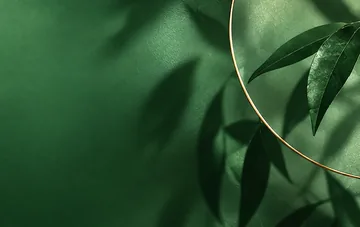
#> input picture assets/cards/lk-card-l2.webp, 360 x 227 px, given in place of none.png, which was not available
$ python optimize_images.py
#> lines starting #> are read from the running program, lines starting #| are printed output that depends on the picture; pictures that were not available may be replaced by others from this repository, and a replacement may not be noted
#> in main, src is the input picture: PIL image 360x227 RGB; mean R, G, B 43.8, 82.4, 47.7
# -*- coding: utf-8 -*-
"""Картинки ЛК под реальные размеры вывода (1x, рабочая зона десктопа 1440 px). Исходники — в _sources/.

Запуск из LK v4:  python tools/optimize_images.py

Что и почему такого размера:
- Фон шапки профиля (assets/scenes/lk-hero-<статус>.webp, assets/lk-hero-scene.webp) — 1246×594.
  Кадр Codex (1536×1024) доводится до 2112×1024 (как в v5.1), масштабируется до 1478×717 — размера,
  в котором его показывала шапка, — и обрезается до видимой части: слева 232 px уходили за край,
  снизу 123 px — под край шапки. Ширина 1246 закрывает и десктоп (шапка до 1072 px), и планшет
  1024–1279 px (шапка до ~1231 px). Верхние 45 % кадра плавно уходят в цвет House (--green-house),
  чтобы в высоких шапках не было видно границы фото. Привязка в CSS: left bottom / 1246px 594px.
  13.10: кадр Лиги I (Codex, подиум в один ярус) стоит выше остальных — верх подиума выше на ~26 px исходника
  (~18 px в шапке). SCENE_SHIFT опускает весь кадр на эту величину до остальной обработки: подиум
  встаёт на одну высоту с «без статуса», Лигой II и VIP, освободившийся верх уходит в заливку House.
- Тень карты на подиуме (assets/shadows/card-shadow-<статус>.webp и card-shadow.webp для общего фона, 13.10) —
  мягкий эллипс 320×40 с прозрачностью; в шапке тянется до 88 % ширины карты (~300×34) и при наведении
  увеличивается до ×1.35 — 1x хватает, пятно размытое. Цвет — не карты, а теней самого подиума: в кадре шапки
  берётся поверхность подиума под картой (SHADOW_PROBE) и усредняются её самые тёмные 12 % пикселей без золота —
  затенённая передняя грань, тени листьев. Бетон даёт серую тень, травертин — тёплую, мрамор Super VIP — зелёную.
- Карта участника (assets/cards/lk-card-<статус>.webp) — 360×227 для ≥768 px (карта до 360 px)
  и lk-card-<статус>-720.webp, 720×454, для телефона, где карта во всю ширину.
- Товары (assets/products/*.webp) — длинная сторона 300 px: крупнее всего товар выводится
  в карточке «Избранного» и в рекомендациях, около 250 px.
- Карта в окне адреса (assets/map.webp) — 800 px по ширине: блок карты до ~480×600 px, object-fit cover.
- Карта под шторкой адреса на телефоне (assets/map-sheet.webp, 13.10) — во весь экран телефона до 430×932:
  центральная полоса исходника 440×931 без масштабирования (увеличивать 800-пиксельную карту нельзя — мыло).
- Акции (assets/promo/<код>.webp, 19.10) — локальные копии картинок раздела igrobeauty.ru/personal/promo/
  (исходники 1000×625 JPG в _sources/promo, скачаны 19.10: с сайта они грузились медленно, часть отдавала 404).
  Баннер 720×450: в списке карточка до ~340 px (2x), на странице акции баннер до 720 px.
  Плакаты наборов (<код>-poster.webp) — в полный размер 1305×1819: по ссылке «Открыть плакат целиком»
  должна читаться мелкая таблица состава. tools/build_promo.py берёт локальный файл, если он есть.
"""
import glob
import os
import re
import sys

from PIL import Image, ImageDraw, ImageFilter

ROOT = os.path.dirname(os.path.dirname(os.path.abspath(__file__)))
SRC = os.path.join(ROOT, "_sources")
OUT = os.path.join(ROOT, "assets")
STATUSES = ["none", "l2", "l1", "vip", "svip"]
SCENE_SHIFT = {"l1": 26}  # px исходника 1536×1024: на сколько опустить кадр, чтобы верх подиума совпал с остальными
report = []


def save(im, path, **kw):
    im.save(path, "WEBP", method=6, **kw)
    report.append((os.path.relpath(path, ROOT), im.size, os.path.getsize(path)))


def fit_2112(im):
    """Как tools/fit_scene.py: высота 1024, недостающая ширина справа — зеркальная полоса со склейкой."""
    W, H, BLEND = 2112, 1024, 96
    im = im.convert("RGB")
    w = round(im.width * H / im.height)
#> w = 1624
    im = im.resize((w, H), Image.LANCZOS)
    if w >= W:
        return im.crop((0, 0, W, H))
    need = W - w
#> need = 488
    strip = im.crop((w - need - BLEND, 0, w, H)).transpose(Image.FLIP_LEFT_RIGHT)
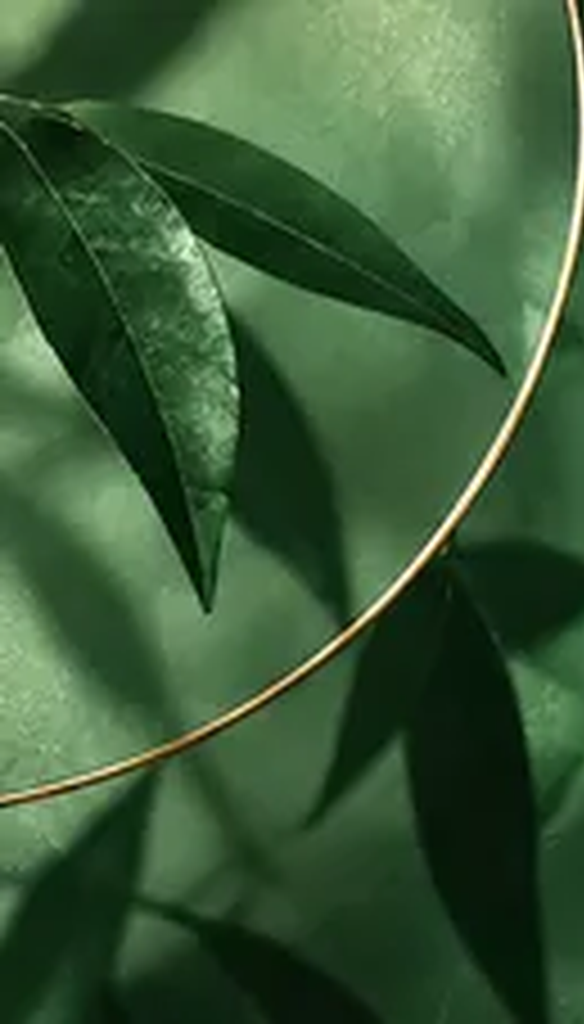
#> strip: PIL image 584x1024 RGB; mean R, G, B 57.2, 89.2, 54.4
    out = Image.new("RGB", (W, H))
#> out: PIL image 2112x1024 RGB; every value is 0
    out.paste(im, (0, 0))
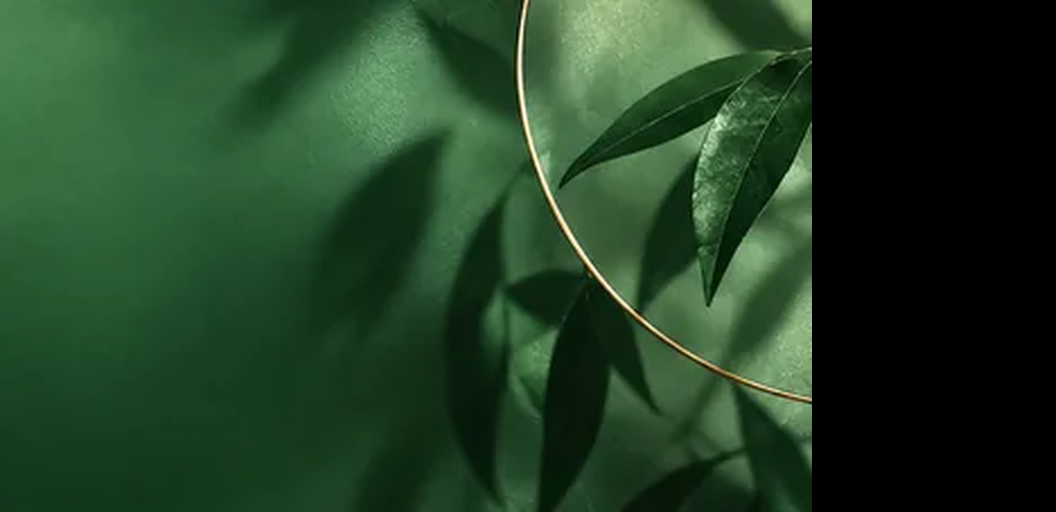
#> out: PIL image 2112x1024 RGB (shown at 1/2 size); mean R, G, B 33.7, 63.4, 36.7
    mask = Image.linear_gradient("L").rotate(90).resize((BLEND, H)).transpose(Image.FLIP_LEFT_RIGHT)
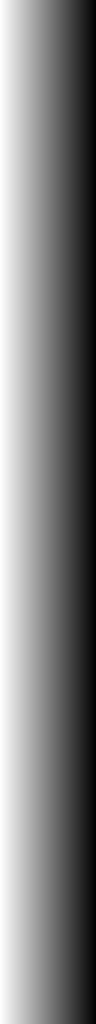
#> mask: PIL image 96x1024 L; min 1, max 254, mean 127.7
    out.paste(Image.composite(im.crop((w - BLEND, 0, w, H)), strip.crop((0, 0, BLEND, H)), mask), (w - BLEND, 0))
    out.paste(strip.crop((BLEND, 0, strip.width, H)), (w, 0))
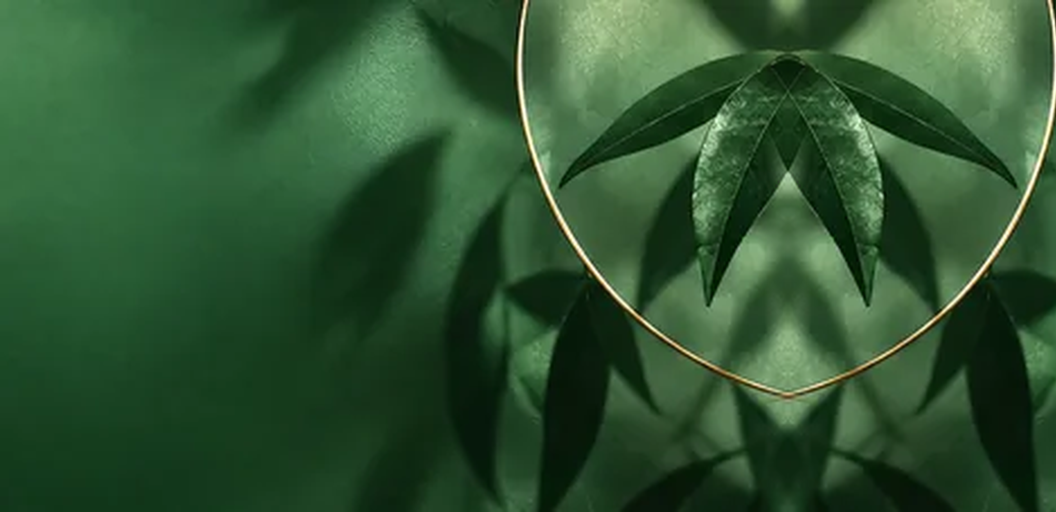
#> out: PIL image 2112x1024 RGB (shown at 1/2 size); mean R, G, B 46.3, 83.3, 48.7
    return out


def band_dark():
    """Цвет House (--green-house = --band-dark) из токенов DS: в него уходит верх фото."""
    with open(os.path.join(ROOT, "design-system-v6", "tokens", "colors.css"), encoding="utf-8") as f:
        hexv = re.search(r"--green-house:\s*#([0-9a-fA-F]{6})", f.read()).group(1)
    return tuple(int(hexv[i:i + 2], 16) for i in (0, 2, 4))


def scene(im2112, fade=0.45):
    """Видимая часть шапки 1246×594; верхние 45 % плавно уходят в сплошной House.
    Градиент запечён в картинку: в высоких шапках (VIP, Super VIP) нет видимой границы фото,
    а в CSS градиентов нет — их запрещают правила DS."""
#> called with fade = 0.45
    im = im2112.resize((1478, 717), Image.LANCZOS).crop((232, 0, 1478, 594))
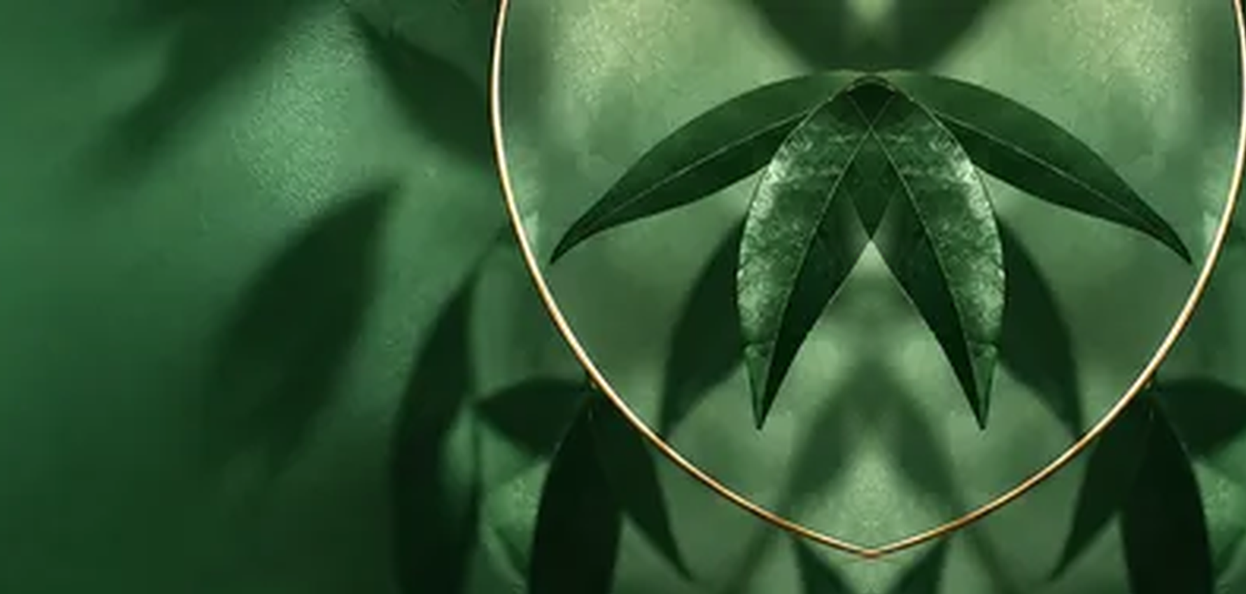
#> im: PIL image 1246x594 RGB; mean R, G, B 52.3, 88.3, 52.9
    h = round(im.height * fade)
#> h = 267
    ramp = Image.linear_gradient("L").resize((1, 256)).resize((im.width, h))  # 0 сверху → 255 снизу
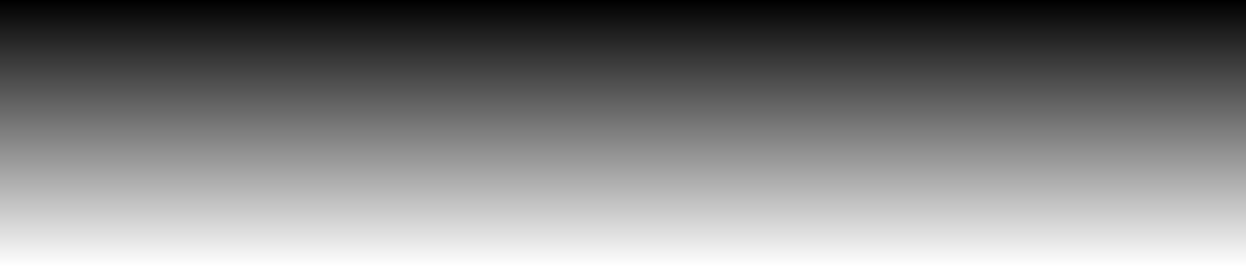
#> ramp: PIL image 1246x267 L; min 0, max 255, mean 127.5
    alpha = Image.new("L", im.size, 255)
#> alpha: PIL image 1246x594 L; every value is 255
    alpha.paste(ramp, (0, 0))
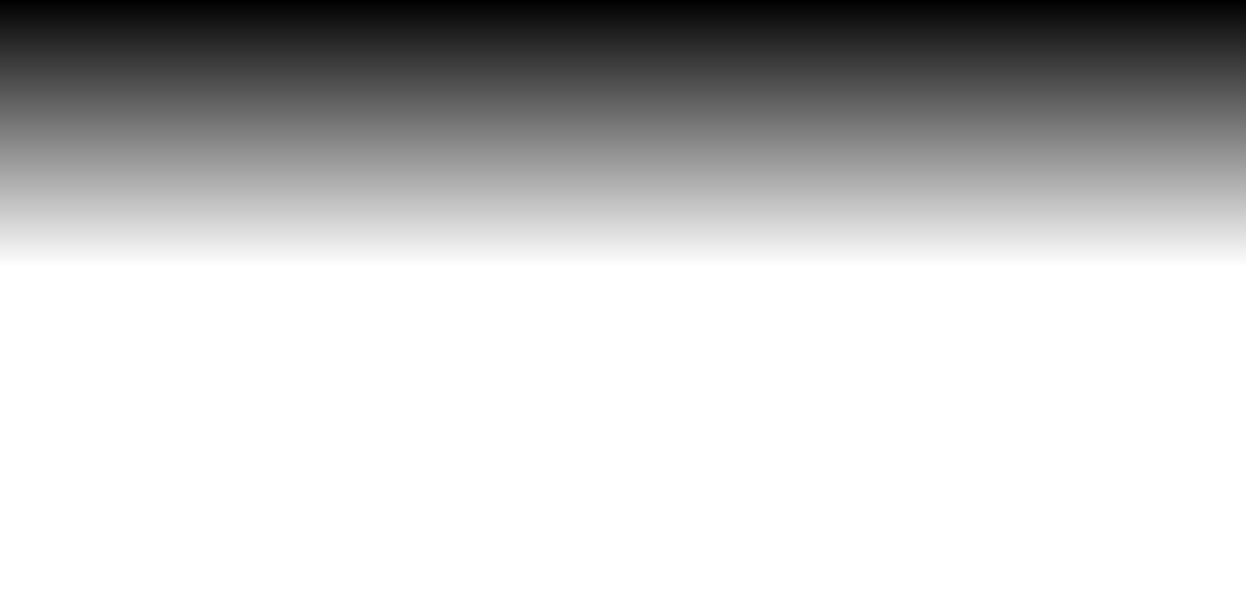
#> alpha: PIL image 1246x594 L; min 0, max 255, mean 197.7
    solid = Image.new("RGB", im.size, band_dark())
    return Image.composite(im, solid, alpha)


def shift_down(im, dy):
    """Опустить кадр на dy px: низ обрезается, верхняя полоса — растянутая первая строка (дальше её всё равно
    заливает переход в House)."""
    im = im.convert("RGB")
    out = Image.new("RGB", im.size)
    out.paste(im.crop((0, 0, im.width, 1)).resize((im.width, dy)), (0, 0))
    out.paste(im.crop((0, 0, im.width, im.height - dy)), (0, dy))
    return out


# Где в кадре шапки 1246×594 лежит поверхность подиума под картой. Кадр стоит у левого нижнего угла шапки
# и опущен на 32 px (lk.css: background-position: left 0 bottom -32px), шапка 533 px, карта — x 32…372,
# тень — 18…52 px над нижним полем 32 px: в координатах кадра это x 60…340, y 487…529. Замер — весь видимый
# подиум под картой: верхняя грань и затенённая передняя (y 487…562; ниже 562 кадр уходит за край шапки).
# Золотые кромки и прожилки отсекаются по насыщенности.
SHADOW_PROBE = (60, 487, 340, 562)


def shadow_tone(scene_im, share=0.12, max_sat=0.5):
    """Цвет теней подиума: средний цвет самых тёмных пикселей (share) на поверхности под картой.
    Насыщенные пиксели (золотая кромка, прожилки) не считаются — нужен цвет тени самого камня."""
    px = [c for c in scene_im.crop(SHADOW_PROBE).convert("RGB").getdata()
          if max(c) and (max(c) - min(c)) / max(c) <= max_sat]
    px.sort(key=lambda c: 0.2126 * c[0] + 0.7152 * c[1] + 0.0722 * c[2])
    dark = px[:max(1, int(len(px) * share))]
    return tuple(round(sum(c[i] for c in dark) / len(dark)) for i in range(3))


def card_shadow(color=(8, 20, 14), w=320, h=40, k=4):
    """Мягкая тень карты: эллипс цвета color, края размыты; рисуется в k раз крупнее и уменьшается."""
    a = Image.new("L", (w * k, h * k), 0)
    ImageDraw.Draw(a).ellipse((w * k * 0.08, h * k * 0.28, w * k * 0.92, h * k * 0.72), fill=245)
    a = a.filter(ImageFilter.GaussianBlur(h * k * 0.14)).resize((w, h), Image.LANCZOS)
    im = Image.new("RGBA", (w, h), color + (0,))
    im.putalpha(a)
    return im


def cover(im, w, h):
    im = im.convert("RGB")
    r = max(w / im.width, h / im.height)
    im = im.resize((round(im.width * r), round(im.height * r)), Image.LANCZOS)
    l, t = (im.width - w) // 2, (im.height - h) // 2
    return im.crop((l, t, l + w, t + h))


def main():
    sys.stdout.reconfigure(encoding="utf-8")
    os.makedirs(os.path.join(OUT, "scenes"), exist_ok=True)
    os.makedirs(os.path.join(OUT, "cards"), exist_ok=True)
    os.makedirs(os.path.join(OUT, "products"), exist_ok=True)

    os.makedirs(os.path.join(OUT, "shadows"), exist_ok=True)
    tones = {}
    for k in STATUSES:
        src = Image.open(os.path.join(SRC, "scenes", k + ".png"))
        if k in SCENE_SHIFT:
            src = shift_down(src, SCENE_SHIFT[k])
        sc = scene(fit_2112(src))
        save(sc, os.path.join(OUT, "scenes", "lk-hero-%s.webp" % k), quality=78)
        tones[k] = shadow_tone(sc)
        save(card_shadow(tones[k]), os.path.join(OUT, "shadows", "card-shadow-%s.webp" % k), lossless=True)
    sc = scene(Image.open(os.path.join(SRC, "lk-hero-scene-2112.webp")).convert("RGB"))
    save(sc, os.path.join(OUT, "lk-hero-scene.webp"), quality=78)
    tones["общий фон"] = shadow_tone(sc)
    save(card_shadow(tones["общий фон"]), os.path.join(OUT, "card-shadow.webp"), lossless=True)

    for k in STATUSES:
        src = Image.open(os.path.join(SRC, "cards", "bg-%s.png" % k))
        save(cover(src, 360, 227), os.path.join(OUT, "cards", "lk-card-%s.webp" % k), quality=82)
        save(cover(src, 720, 454), os.path.join(OUT, "cards", "lk-card-%s-720.webp" % k), quality=78)

    for f in sorted(glob.glob(os.path.join(SRC, "products", "*.png"))):
        im = Image.open(f)
        im = im.convert("RGBA") if im.mode in ("RGBA", "LA", "P") else im.convert("RGB")
        im.thumbnail((300, 300), Image.LANCZOS)
        name = os.path.splitext(os.path.basename(f))[0]
        save(im, os.path.join(OUT, "products", name + ".webp"), quality=82)

    m = Image.open(os.path.join(SRC, "map.jpg")).convert("RGB")
    m = m.resize((800, round(m.height * 800 / m.width)), Image.LANCZOS)
    save(m, os.path.join(OUT, "map.webp"), quality=76)
    m0 = Image.open(os.path.join(SRC, "map.jpg")).convert("RGB")
    left = (m0.width - 440) // 2
    save(m0.crop((left, 0, left + 440, m0.height)), os.path.join(OUT, "map-sheet.webp"), quality=74)

    os.makedirs(os.path.join(OUT, "promo"), exist_ok=True)
    for f in sorted(glob.glob(os.path.join(SRC, "promo", "*.jpg"))):
        name = os.path.splitext(os.path.basename(f))[0]
        im = Image.open(f).convert("RGB")
        if name.endswith("-poster"):
            save(im, os.path.join(OUT, "promo", name + ".webp"), quality=80)
        else:
            save(im.resize((720, 450), Image.LANCZOS), os.path.join(OUT, "promo", name + ".webp"), quality=80)

    total = 0
    for path, size, b in report:
        total += b
        print("%-34s %4d×%-4d %4d КБ" % (path, size[0], size[1], round(b / 1024)))
    print("итого %d файлов, %d КБ" % (len(report), round(total / 1024)))
    print("цвет теней подиума: " + ", ".join("%s #%02x%02x%02x" % ((k,) + c) for k, c in tones.items()))


if __name__ == "__main__":
#> (the run stopped early here; a loop or call above may not have finished)
